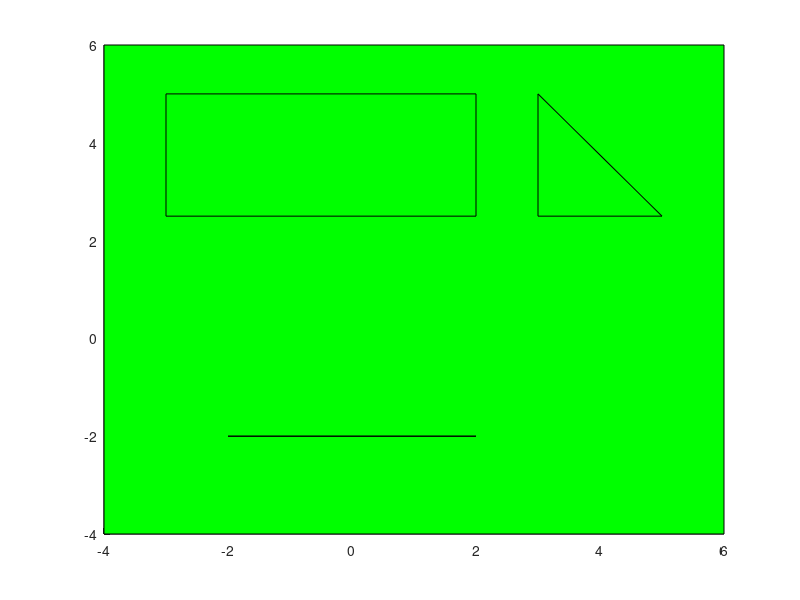

Reproduce this figure in MATLAB.
% file: envs.m
%
% This file sets up the "test" data structures
%	which corresponds to a complete set of inputs
%	for the planning algorithm.
%
% The "test" object is saved in a file called "test1.mat"
test.radius = 1.5;
test.start = [-2; 0];
test.goal = [4; 0];
test.eps = 0.4; % epsilon
test.strategy = 'bfs';		% random strategy
test.box = [-4 6 6 -4; -4 -4 6 6];
% test.env = {[-3 2 2 -3; 2.5 2.5 5 5],...
% %             [3 5 3; 2.5 2.5 5],...
%             [-2 2; -2 -2]};
% test.env = {[-3 2 2 -3; 2.5 2.5 5 5],...
%             [3 5 3; 2.5 2.5 5]};
test.env = {[-3 2 2 -3; 2.5 2.5 5 5],...
            [3 5 3; 2.5 2.5 5],...
            [-2 2 2 -2; -2.0001 -2.0001 -1.9999 -1.9999]};

% Displays the background box:
patch(test.box(1,:),test.box(2,:),'g')

% axis tight, axis equal, axis off

for i = 1:length(test.env)
    p = test.env{i};
    patch(p(1,:),p(2,:),'g')
end

% Saves the "test" object in a file called "test1.mat":
save test1 test
